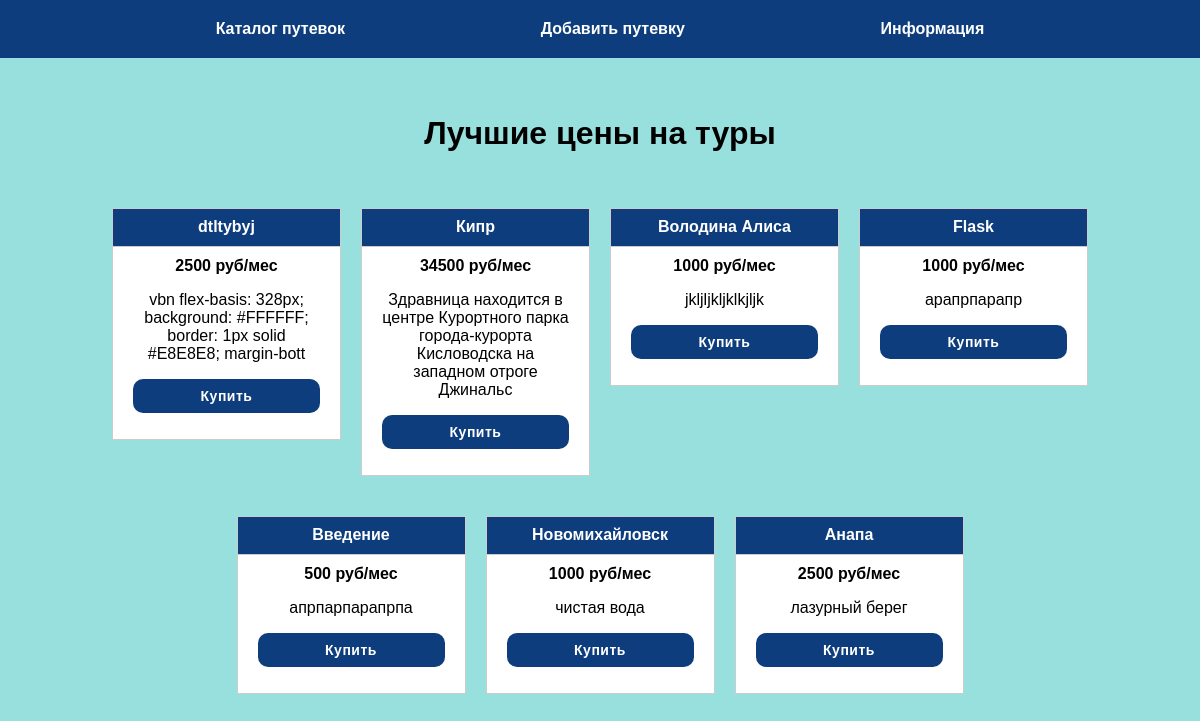
The app's page /catalog, older data.
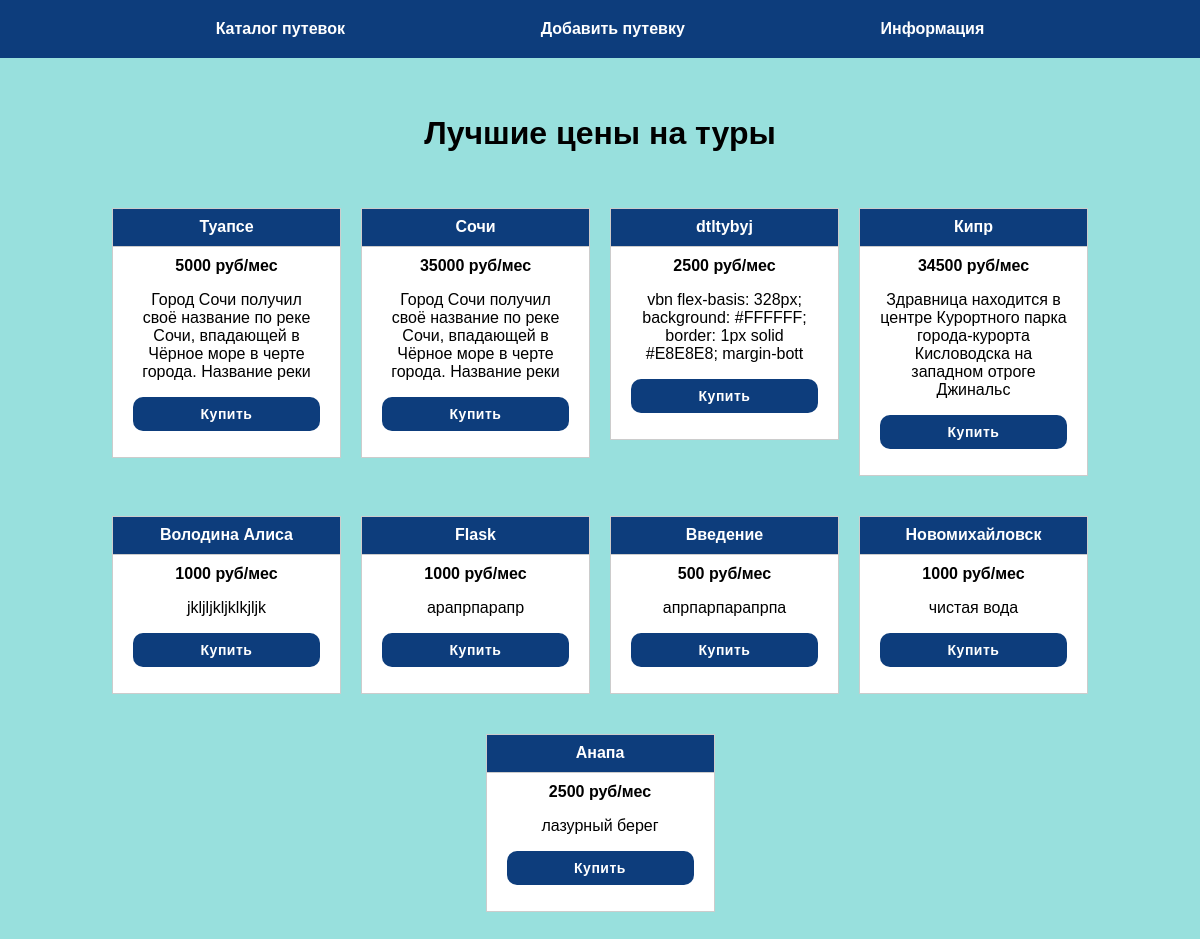
The same page, newer data.
### tables this page shows
CREATE TABLE mainmenu(
    id INTEGER PRIMARY KEY AUTOINCREMENT,
    title TEXT NOT NULL,
    url TEXT NOT NULL
);

CREATE TABLE posts(
    id INTEGER PRIMARY KEY AUTOINCREMENT,
    title TEXT NOT NULL,
    price INTEGER NOT NULL,
    description TEXT NOT NULL,
    time INTEGER NOT NULL
);

### flsite.py (the view)
@app.route("/")
@app.route("/catalog")
def catalog():
    db = get_db()
    dbase = FDataBase(db)
    return render_template('catalog.html', title="Лучшие цены на туры", menu=dbase.get_menu(), posts=dbase.get_posts_anonce())

### FDataBase.py (called while the page is built)
    def get_menu(self):
        sql = "SELECT * FROM mainmenu"
        try:
            self.__cur.execute(sql)
            res = self.__cur.fetchall()
            if res:
                return res
        except IOError:
            print("Ошибка чтения из БД")
        return []

    def get_posts_anonce(self):
        try:
            self.__cur.execute(f"SELECT id, title, price, description FROM posts ORDER BY time DESC")
            res = self.__cur.fetchall()
            if res:
                return res
        except sqlite3.Error as e:
            print("Ошибка получения путевки из базы данных " + str(e))
        return []

### flsite.py (called while the page is built)
def connect_db():
    con = sqlite3.connect(app.config['DATABASE'])
    con.row_factory = sqlite3.Row
    return con

def get_db():
    if not hasattr(g, 'link_db'):
        g.link_db = connect_db()
    return g.link_db

### templates/catalog.html
{% extends 'base.html' %}
{% block content %}
{{ super() }}
<br>
<ul class="two">
    {% for p in posts %}
    <li class="element">
        <p class="title"><a href="{{ url_for('show_post', id_post=p.id) }}">{{ p.title }}</a></p>
        <div class="annonce"><b>{{ p.price }} руб/мес</b>
            <p>{{ p.description[:100]|striptags }}</p>
            <p><a href="#" class="button">Купить</a></p>
        </div>
    </li>
    {% endfor %}
</ul>
{% endblock %}

### templates/base.html (shortened to what this page needs)
<!DOCTYPE html>
<html lang="ru">
<head>
    <link rel="stylesheet" href="{{ url_for('static', filename='css/style.css') }}">
</head>
<body>
{% block content %}
    {% block mainmenu %}
        <ul class="menu">
            {% for m in menu %}
            <li><a href="{{ m.url }}">{{ m.title }}</a></li>
            {% endfor %}
        </ul>
    {% endblock %}
<div class="content">
    {% if title %}
    <h1>{{ title }}</h1>
    {% else %}
    <h1>Rubytravel</h1>
    {% endif %}
    {% endblock %}
</div>
</body>
</html>

### static/css/style.css (style rules this page uses)
body { background: rgb(152, 224, 221); margin: 0; padding: 0; font-family: Verdana, Geneva, Tahoma, sans-serif; }
.menu { display: flex; justify-content:space-evenly; list-style: none; background: rgb(13, 61, 124); padding: 20px; margin-top: 0; }
.content { max-width: 1200px; margin: 0 auto; padding: 20px; box-sizing: border-box; text-align: center; }
.menu a { font-weight: bold; color: white; text-decoration: none; }
ul { list-style: none; padding: 0; }
p>a { text-decoration: none; padding: 0; }
li>div { padding: 10px 20px; }
li>p, li div { border: 1px solid #CCC; }
p.title { margin: 0; font-weight: bold; background: rgb(13, 61, 124); text-align: center; }
p.title a { display: block; padding: 10px 20px; color: white; margin-top: -1px; }
.annonce { margin-top: -1px; margin-bottom: 40px; background: #FFF; text-align: center; }
.two { display: flex; flex-wrap: wrap; justify-content: center; }
.button { background: rgb(13, 61, 124); color: white; border-radius: 10px; font-weight: 650; font-size: 14px; line-height: 14px; letter-spacing: 0.5px; padding: 10px 35px; display: block; width: 187px; box-sizing: border-box; }
.element { flex-basis: 200px; margin-bottom: 0px; padding: 0px 10px; box-sizing: border-box; }

Row changes from the older to the newer data that the page shows:
added posts: title "Туапсе", price "5000", description "Город Сочи получил своё название по реке Сочи, впадающей в Чёрное море в черте города. Название реки"
added posts: title "Сочи", price "35000", description "Город Сочи получил своё название по реке Сочи, впадающей в Чёрное море в черте города. Название реки"
